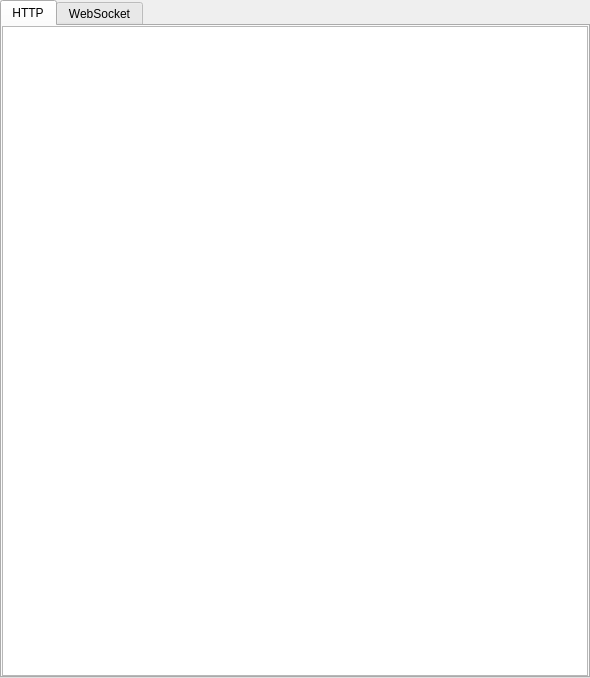
<?xml version="1.0" encoding="UTF-8"?>
<ui version="4.0">
 <class>RequestView</class>
 <widget class="QWidget" name="RequestView">
  <property name="geometry">
   <rect>
    <x>0</x>
    <y>0</y>
    <width>590</width>
    <height>678</height>
   </rect>
  </property>
  <property name="windowTitle">
   <string>Form</string>
  </property>
  <layout class="QVBoxLayout" name="verticalLayout_2">
   <property name="leftMargin">
    <number>0</number>
   </property>
   <property name="topMargin">
    <number>0</number>
   </property>
   <property name="rightMargin">
    <number>0</number>
   </property>
   <property name="bottomMargin">
    <number>0</number>
   </property>
   <item>
    <widget class="QSplitter" name="splitter">
     <property name="orientation">
      <enum>Qt::Vertical</enum>
     </property>
     <widget class="QTabWidget" name="headerTabs">
      <property name="sizePolicy">
       <sizepolicy hsizetype="Expanding" vsizetype="Expanding">
        <horstretch>0</horstretch>
        <verstretch>0</verstretch>
       </sizepolicy>
      </property>
      <property name="currentIndex">
       <number>0</number>
      </property>
      <widget class="QWidget" name="httpTab">
       <attribute name="title">
        <string>HTTP</string>
       </attribute>
       <layout class="QVBoxLayout" name="verticalLayout_4">
        <property name="leftMargin">
         <number>0</number>
        </property>
        <property name="topMargin">
         <number>0</number>
        </property>
        <property name="rightMargin">
         <number>0</number>
        </property>
        <property name="bottomMargin">
         <number>0</number>
        </property>
        <item>
         <widget class="QPlainTextEdit" name="requestHeadersText"/>
        </item>
       </layout>
      </widget>
      <widget class="QWidget" name="wsTab">
       <property name="enabled">
        <bool>true</bool>
       </property>
       <attribute name="title">
        <string>WebSocket</string>
       </attribute>
       <layout class="QVBoxLayout" name="verticalLayout_3">
        <property name="leftMargin">
         <number>0</number>
        </property>
        <property name="topMargin">
         <number>0</number>
        </property>
        <property name="rightMargin">
         <number>0</number>
        </property>
        <property name="bottomMargin">
         <number>0</number>
        </property>
        <item>
         <widget class="QPlainTextEdit" name="requestHeadersModifiedText"/>
        </item>
       </layout>
      </widget>
     </widget>
    </widget>
   </item>
  </layout>
 </widget>
 <resources/>
 <connections/>
</ui>
